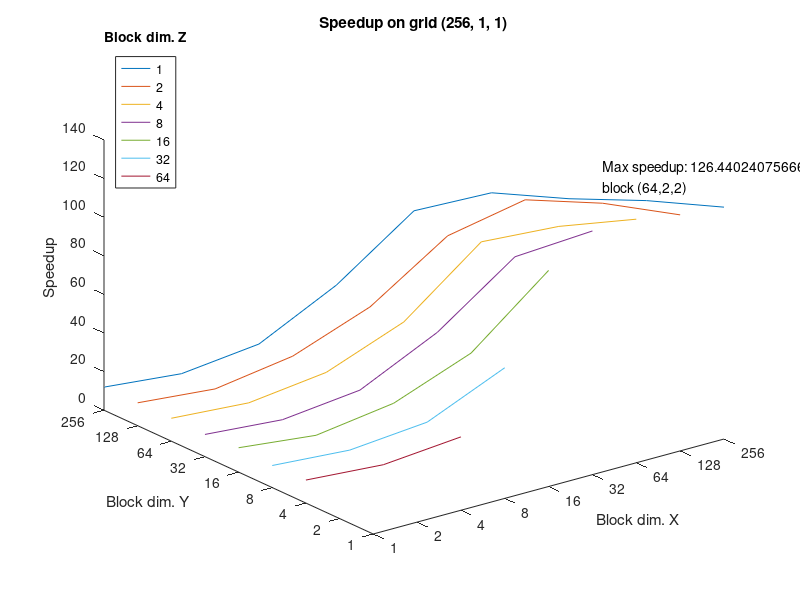

The MATLAB script that drew this image:
z=   [11.96674777 20.79142012 38.03137991 70.45291157 110.7761869 121.9742489 120.7563386 121.6494845 120.119863 ];
z2 = [11.85558693 20.91715976 39.74238562 67.17740005 105.833647 126.3542562 126.4402408 122.2795699];
z3 =[11.86290323 21.72949002 39.37566988 67.35329341 110.7344633 120.5844435 126.1914985];
z4 =[11.50202429 20.99778271 38.19742489 70.03835091 110.9981168 126.2457045];
z5 =[12.62634989 20.93865484 39.39150248 67.26532567 111.9442351];
z6 =[11.43918655 21.28698225 37.64737406 67.67942584];
z7 =[11.91575537 21.73076923 38.01530818];
x = [0 1 2 3 4 5 6 7 8];
y = [8 7 6 5 4 3 2 1 0];
x2 = [0 1 2 3 4 5 6 7];
y3 = [7 6 5 4 3 2 1 0];
x(1:7)
plot3(x,y,z,x(1:8),y(2:9),z2,x(1:7),y(3:9),z3,x(1:6),y(4:9),z4,x(1:5),y(5:9),z5,x(1:4),y(6:9),z6,x(1:3),y(7:9),z7);
xlabel("Block dim. X");
ylabel("Block dim. Y");
zlabel("Speedup");
set(gca,'XTick',x)
xticklabels({'1','2','4','8','16','32','64','128','256'});
set(gca,'YTick',y)
yticklabels({'256', '128','64', '32', '16', '8', '4', '2', '1'});
title ("Speedup on grid (256, 1, 1)");
text(6, 1 ,140,{"Max speedup: 126.440240756664","block (64,2,2)"});
lgd = legend({'1','2','4','8','16','32','64'},"Location","Northwest");
title(lgd,'Block dim. Z');












